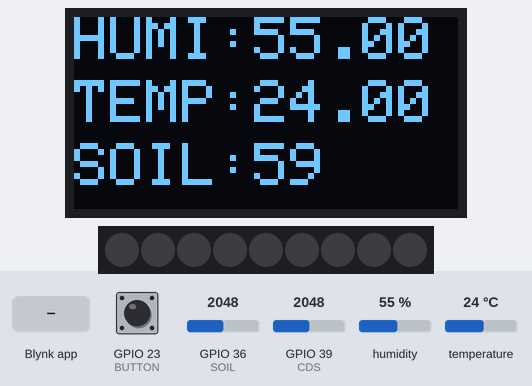
Recording of a sketch running on a simulated ESP32. On the bench: 128×64 one-colour display, 9 RGB LEDs in strip order, left to right. The inputs (shaded band) are chosen by the test bench; at power-on: GPIO 23 (BUTTON) LOW, humidity 55 %, GPIO 36 (SOIL) = 2048, temperature 24 °C, GPIO 39 (CDS) = 2048. WiFi joins after 1.5 s; servers stay silent unless stated.

Above: at 3.0 s.
3.1 s: GPIO 23 (BUTTON) pulled HIGH for 1 s
At 4.8 s:
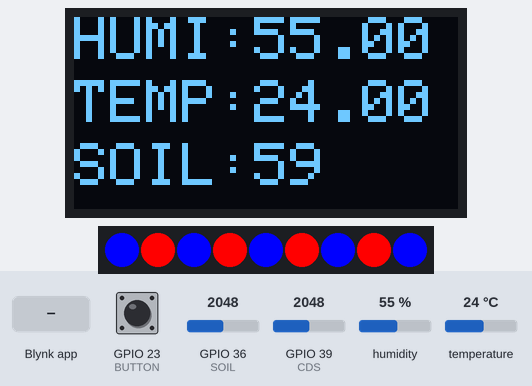
5.6 s: humidity set to 22 %
At 8.4 s:
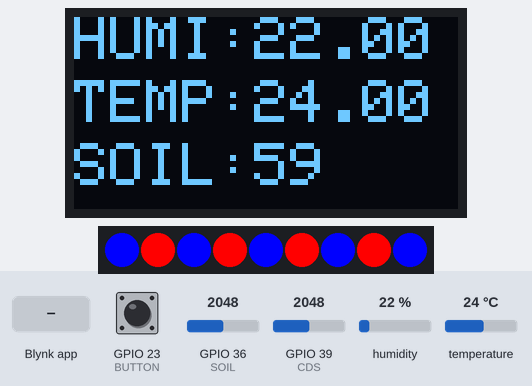
8.7 s: Blynk app writes 0 to V3
At 9.7 s:
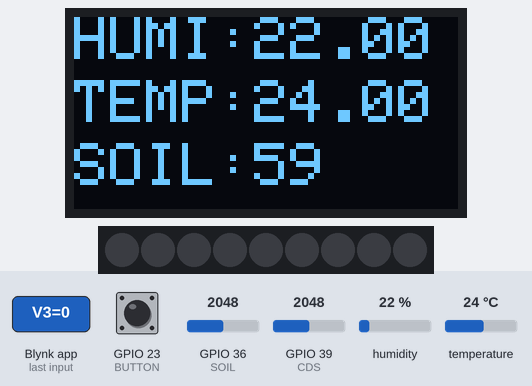
10.2 s: GPIO 36 (SOIL) set to 2866
At 10.8 s:
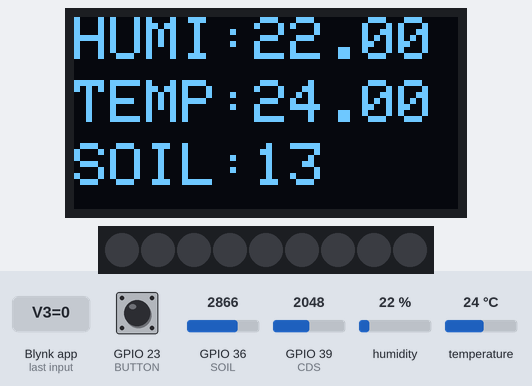
11.7 s: temperature set to 12 °C
At 14.3 s:
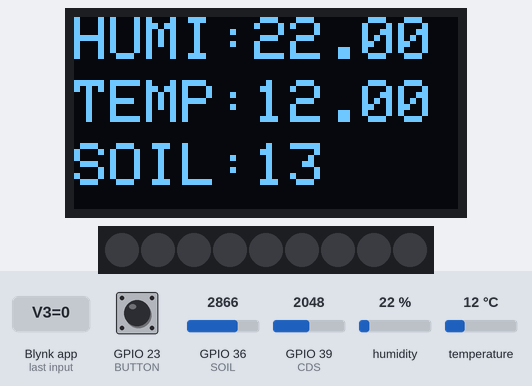
14.7 s: GPIO 23 (BUTTON) pulled HIGH for 0.15 s
At 15.3 s:
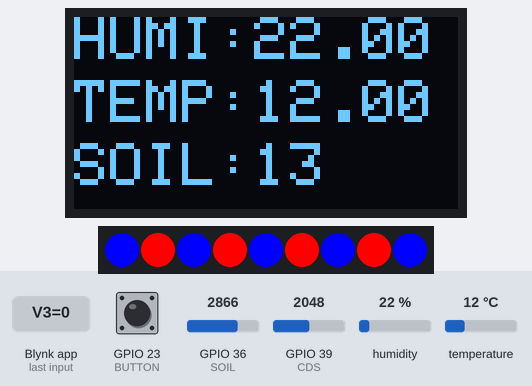
Timing chart, 0 to 17.3 s (numbered marks = the images above; inputs shaded):
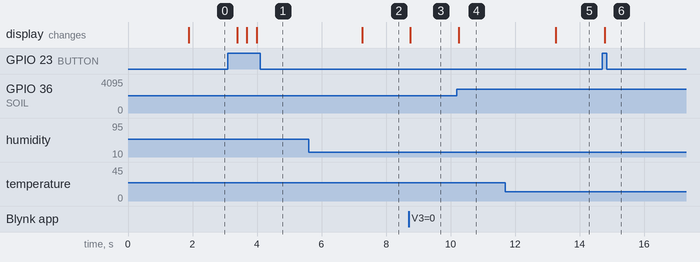

Measured:
- after the input at 5.6 s, the display: changes after 1.7 s (image 2)
- after the input at 10.2 s, the display: changes after 0.06 s (image 4)
- after the input at 11.7 s, the display: changes after 1.6 s (image 5)

The sketch:

PROJECT_SMARTFARM.ino
```cpp
/*
 * Blynk 기본 설정
 */
#define BLYNK_PRINT Serial

#define BLYNK_TEMPLATE_ID "BLYNK TEMPLATE ID를 입력해주세요"
#define BLYNK_DEVICE_NAME "DEVICE NAME을 입력해주세요"
#define BLYNK_AUTH_TOKEN "DEVICE AUTH TOKEN 값을 입력해주세요"

#include <WiFi.h>
#include <WiFiClient.h>
#include <BlynkSimpleEsp32.h>

char auth[] = BLYNK_AUTH_TOKEN;
char ssid[] = "WIFI ID를 입력해주세요";
char pass[] = "WIFI PW를 입력해주세요";

/*
 * OLED 디스플레이모듈 사용
 */
#include <Wire.h>
#include <Adafruit_GFX.h>
#include <Adafruit_SSD1306.h>
#define SCREEN_WIDTH 128
#define SCREEN_HEIGHT 64
#define OLED_RESET     -1
#define SCREEN_ADDRESS 0x3C
Adafruit_SSD1306 display(SCREEN_WIDTH, SCREEN_HEIGHT, &Wire, OLED_RESET);

/*
 * 식물LED
 */
#include <Adafruit_NeoPixel.h>
#define PIN       19
#define NUMPIXELS 9
Adafruit_NeoPixel pixels(NUMPIXELS, PIN, NEO_GRB + NEO_KHZ800);

/*
 * DHT11 온습도 센서
 */
#include <DHT.h>
#define DHTPIN 18
#define DHTTYPE DHT11

DHT dht(DHTPIN, DHTTYPE);

/*
 * 토양 수분 센서, 조도센서
 */
#define SOIL 36 //GPIO 36번에 토양수분센서
#define CDS 39  //GPIO 39번에 조도센서
#define BUTTON 23 //GPIO 23번에 LED제어 버튼

/*
 * 사용 변수 선언
 */
float h,t;      //습도, 온도
int soil_value, cds_value; //토양센서, 조도센서
bool led_state; //LED 상태 값

BlynkTimer timer;

void soilEvent(){
  soil_value = analogRead(SOIL);
  soil_value = map(soil_value, 1300, 3100, 100, 0);
  Blynk.virtualWrite(V2, soil_value);
}

void dhtEvent(){
  h = dht.readHumidity();
  t = dht.readTemperature();
  Blynk.virtualWrite(V0, h);
  Blynk.virtualWrite(V1, t);
}

void cdsEvent(){
  cds_value = analogRead(CDS);
  Blynk.virtualWrite(V4, cds_value/1000);
}

void showDisplay(){
  display.clearDisplay();
  display.setTextSize(2);
  display.setTextColor(SSD1306_WHITE);
  display.setCursor(0, 0);
  display.print("HUMI:");
  display.print(h);
  display.setCursor(0, 21);
  display.print("TEMP:");
  display.print(t);
  display.setCursor(0, 42);
  display.print("SOIL:");
  display.print(soil_value);
  display.display();
}

BLYNK_WRITE(V3){
  led_state = param.asInt(); //V3핀의 상태를 서버로부터 가져오는 코드
}

void rgbControl(){
  if(digitalRead(BUTTON)){
    led_state = !led_state;
    delay(30);
    Blynk.virtualWrite(V3, led_state);
  }

  pixels.clear();
  if(led_state){
    for(int i=0; i<NUMPIXELS; i++){
      if(i%2){
        pixels.setPixelColor(i, pixels.Color(255,0,0));
      }else{
        pixels.setPixelColor(i, pixels.Color(0,0,255));
      }
    }
  }else{
    for(int i=0; i<NUMPIXELS; i++){
      pixels.setPixelColor(i, pixels.Color(0,0,0));
    }
  }
  pixels.show();
}


void setup() {
  Serial.begin(9600);
  pinMode(BUTTON,INPUT);
  if(!display.begin(SSD1306_SWITCHCAPVCC, SCREEN_ADDRESS)) {
    Serial.println(F("SSD1306 allocation failed"));
    for(;;); // 무한루프
  }
  dht.begin();  //온습도 센서 초기화
  pixels.begin(); //LED 초기화
  timer.setInterval(300L, soilEvent); //0.3초 간격으로 토양센서 데이터 읽기
  timer.setInterval(1000L, dhtEvent); //1초 간격으로 온습도 데이터 읽기
  timer.setInterval(500L, cdsEvent);  //0.5초 간격으로 조도 데이터 읽기
  timer.setInterval(300L, rgbControl);//0.3초 간격으로 LED 버튼체크
  timer.setInterval(300L, showDisplay);//0.3초 간격으로 디스플레이 업데이트
  Blynk.begin(auth, ssid, pass);  //BLYNK 초기화
}

void loop() {
  Blynk.run();
  timer.run();
}
```
